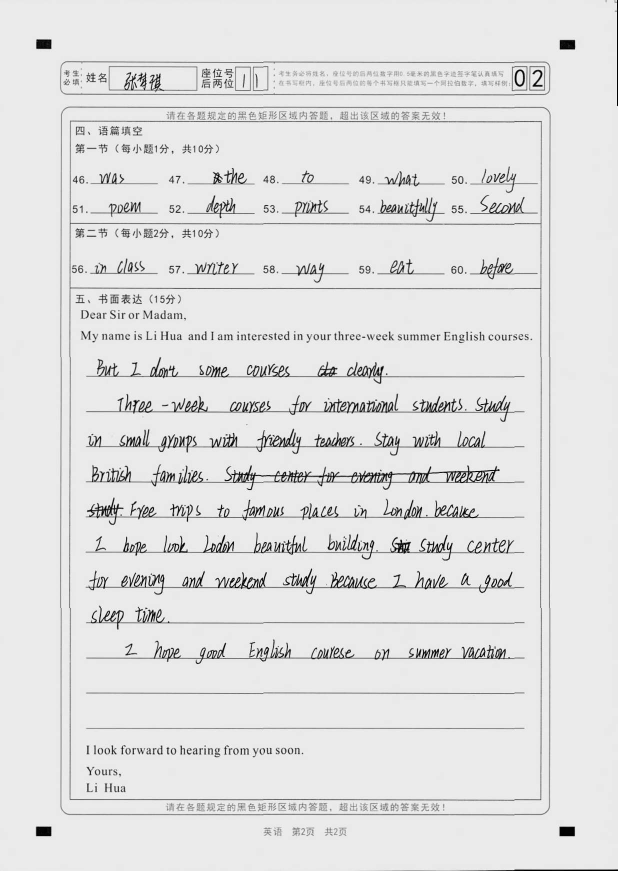
#> input picture testPaper/911156C_22104653_03B.jpg, 1235 x 1741 px, given in place of 911156C_22104651_01A.jpg, which was not available (shown at 1/2 size)
$ python test_processor.py
#> lines starting #> are read from the running program, lines starting #| are printed output that depends on the picture; pictures that were not available may be replaced by others from this repository, and a replacement may not be noted
### omr_demo/core/processor.py
"""
答题卡核心处理模块 - 支持模板差分法OMR识别
"""
import cv2
import numpy as np
import json
import os
from pathlib import Path
from pyzbar.pyzbar import decode
from typing import Dict, List, Tuple, Optional
import pandas as pd

class CardProcessor:
    def __init__(self, template_path: str = "templates/english.json", blank_ref_path: str = None):
#> called with template_path = 'templates/english.json'
        with open(template_path, "r", encoding="utf-8") as f:
#> (reads omr_demo/templates/english.json from the repository)
            self.template = json.load(f)
        self.ref_w = self.template["image_size"]["w"]
        self.ref_h = self.template["image_size"]["h"]

        # 空白模板参考（用于差分法）
        self.blank_refs = {}
        if blank_ref_path and os.path.exists(blank_ref_path):
            self.blank_refs["A"] = cv2.imread(blank_ref_path, cv2.IMREAD_GRAYSCALE)

    def set_blank_ref(self, img_a: np.ndarray, img_b: np.ndarray = None):
        """设置空白答题卡参考"""
        if img_a is not None:
            self.blank_refs["A"] = cv2.cvtColor(img_a, cv2.COLOR_BGR2GRAY) if len(img_a.shape)==3 else img_a
        if img_b is not None:
            self.blank_refs["B"] = cv2.cvtColor(img_b, cv2.COLOR_BGR2GRAY) if len(img_b.shape)==3 else img_b

    # [5 lines left out: function preprocess, not called in this run]

    def scale_coords(self, x: int, y: int, img_w: int, img_h: int) -> Tuple[int, int]:
        """将参考坐标缩放到当前图片尺寸"""
        sx = int(x * img_w / self.ref_w)
        sy = int(y * img_h / self.ref_h)
        return sx, sy

    def detect_barcode(self, img: np.ndarray, page="A") -> Optional[str]:
        """识别条形码（考号）"""
        bc = self.template["pages"][page].get("barcode")
        if not bc:
            return None
        h, w = img.shape[:2]
        x1, y1 = self.scale_coords(bc["x"], bc["y"], w, h)
        x2, y2 = self.scale_coords(bc["x"] + bc["w"], bc["y"] + bc["h"], w, h)
        roi = img[y1:y2, x1:x2]
        barcodes = decode(roi)
        if barcodes:
            return barcodes[0].data.decode("utf-8")
        return None

    # [286 lines left out: functions recognize_choices, crop_subjective, recognize_choices_in_region, recognize_choices_custom, detect_barcode_in_region, not called in this run]

    def process_pair(self, img_a: np.ndarray, img_b: np.ndarray, student_id: str = "unknown",
                     output_dir="output",
                     manual_regions_a: List[Dict] = None, ref_size_a: tuple = None,
                     manual_regions_b: List[Dict] = None, ref_size_b: tuple = None,
                     custom_bubbles: List[Dict] = None, custom_ref_size: tuple = None) -> Dict:
        """处理A/B面配对
        支持手动标定区域按类型处理：选择题/个人信息/非选择题
        规则：
        - 某面有手动"选择题"区域 → 跳过该面模板 recognize_choices
        - 某面有手动"个人信息"区域 → 跳过该面模板 detect_barcode
        - 某面有手动"非选择题"区域 → 跳过该面模板 crop_subjective
        - 所有手动区域都会裁剪保存截图（manual_crops），供结果展示
        """
        manual_regions_a = manual_regions_a or []
        manual_regions_b = manual_regions_b or []

        # 判断各面是否有各类型的手动区域
        has_mc_a = any(r.get("type") == "选择题" for r in manual_regions_a)
        has_mi_a = any(r.get("type") == "个人信息" for r in manual_regions_a)
        has_ms_a = any(r.get("type") == "非选择题" for r in manual_regions_a)
        has_mc_b = any(r.get("type") == "选择题" for r in manual_regions_b)
        has_mi_b = any(r.get("type") == "个人信息" for r in manual_regions_b)
        has_ms_b = any(r.get("type") == "非选择题" for r in manual_regions_b)

        # Step 1: 先处理所有面的"个人信息"区域，确定最终的 student_id
        manual_barcode = None

        if has_mi_a:
            for region in manual_regions_a:
                if region.get("type") == "个人信息":
                    bc = self.detect_barcode_in_region(img_a, region, ref_size_a)
                    if bc:
                        manual_barcode = bc
                        student_id = bc

        if has_mi_b:
            for region in manual_regions_b:
                if region.get("type") == "个人信息":
                    bc = self.detect_barcode_in_region(img_b, region, ref_size_b)
                    if bc:
                        manual_barcode = bc
                        student_id = bc

        # Step 2: 模板处理（未被手动区域覆盖的部分）
        barcode = None
        if not has_mi_a:
            barcode = self.detect_barcode(img_a, "A")

        choices = {}
        if custom_bubbles:
            # 使用用户自定义的选项框位置
            choices = self.recognize_choices_custom(img_a, custom_bubbles, threshold=0.15, ref_size=custom_ref_size)
        elif not has_mc_a:
            choices = self.recognize_choices(img_a, "A")

        subj_a = []
        if not has_ms_a:
            subj_a = self.crop_subjective(img_a, student_id, "A", os.path.join(output_dir, "subjective"))

        subj_b = []
        if not has_ms_b:
            subj_b = self.crop_subjective(img_b, student_id, "B", os.path.join(output_dir, "subjective"))

        # Step 3: 处理手动区域（裁剪截图 + 按类型识别）
        manual_choices = {}
        manual_crops = []

        # [20 lines left out: function _process_regions, not called in this run]
                # "个人信息"已在 Step 1 处理，"非选择题"只需裁剪

        if manual_regions_a:
            _process_regions(img_a, manual_regions_a, ref_size_a, "A")
        if manual_regions_b:
            _process_regions(img_b, manual_regions_b, ref_size_b, "B")

        # 合并结果：手动识别的选择题优先覆盖模板结果
        final_choices = choices.copy()
        final_choices.update(manual_choices)

        return {
            "student_id": student_id,
            "barcode": manual_barcode or barcode,
            "choices": final_choices,
            "subjective": subj_a + subj_b,
            "manual_crops": manual_crops,
            "choice_count": sum(1 for v in final_choices.values() if v and not str(v).endswith("(多涂)")),
            "multi_count": sum(1 for v in final_choices.values() if v and str(v).endswith("(多涂)")),
            "empty_count": sum(1 for v in final_choices.values() if v is None),
        }

    # [80 lines left out: functions crop_by_regions, process_folder, not called in this run]

### omr_demo/test_processor.py
import sys
sys.path.insert(0, ".")
from core.processor import CardProcessor
import cv2

proc = CardProcessor("templates/english.json")

# 用第一张空白答题卡作为模板参考
blank_a = cv2.imread("../testPaper/911156C_22104651_01A.jpg")
#> blank_a is the input picture: shape (1741, 1235, 3); min 0, max 255, mean 224.9
blank_b = cv2.imread("../testPaper/911156C_22104651_01B.jpg")
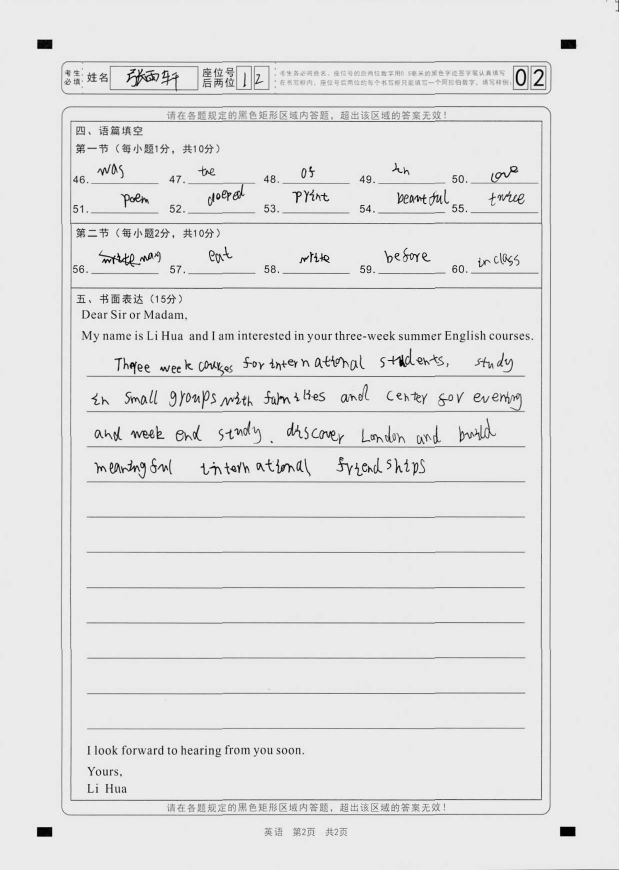
#> input picture testPaper/911156C_22104653_04B.jpg, 1238 x 1739 px, given in place of 911156C_22104651_01B.jpg, which was not available (shown at 1/2 size)
#> blank_b is the input picture: shape (1739, 1238, 3); min 0, max 255, mean 227.6
proc.set_blank_ref(blank_a, blank_b)

# 测试第二张答题卡
test_a = cv2.imread("../testPaper/911156C_22104652_02A.jpg")
test_b = cv2.imread("../testPaper/911156C_22104652_02B.jpg")
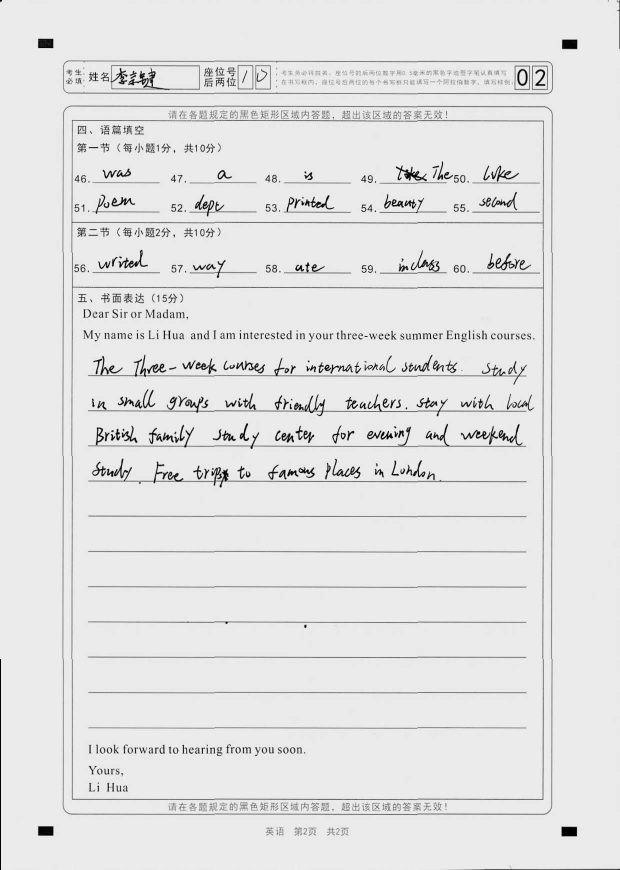
#> input picture testPaper/911156C_22104652_02B.jpg, 1240 x 1739 px (shown at 1/2 size)
#> test_b is the input picture: shape (1739, 1240, 3); min 0, max 255, mean 227

result = proc.process_pair(test_a, test_b, "test_02")
#> in detect_barcode, `roi = img[y1:y2, x1:x2]`:
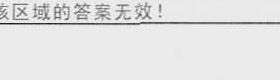
#> roi: shape (80, 280, 3); min 22, max 255, mean 226.8
#> (the run stopped early here; a loop or call above may not have finished)
